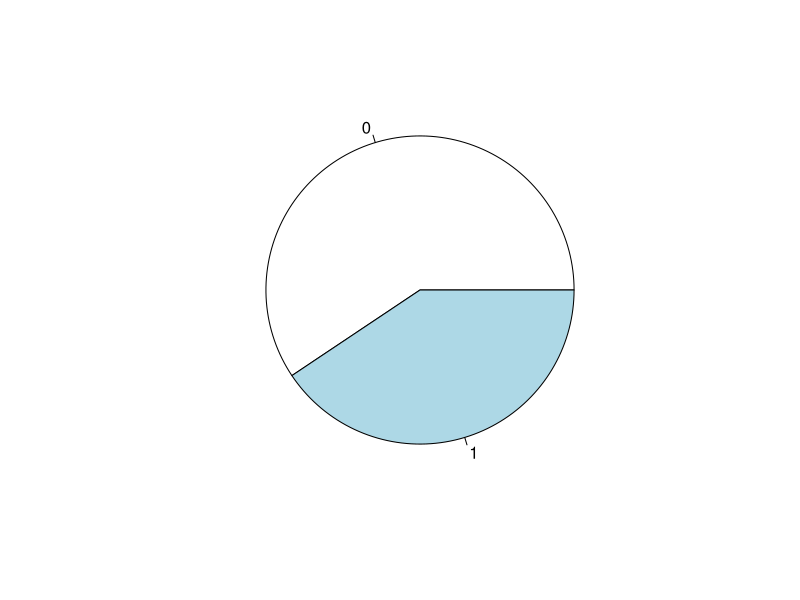
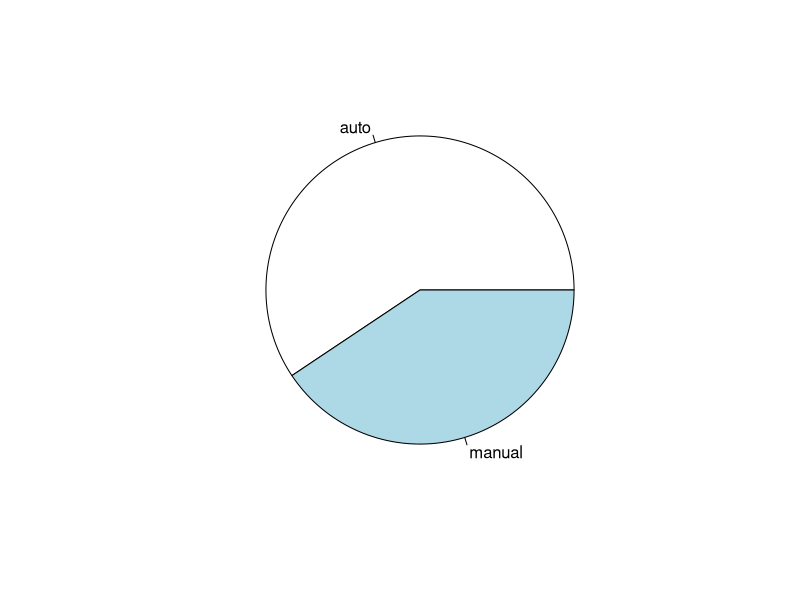
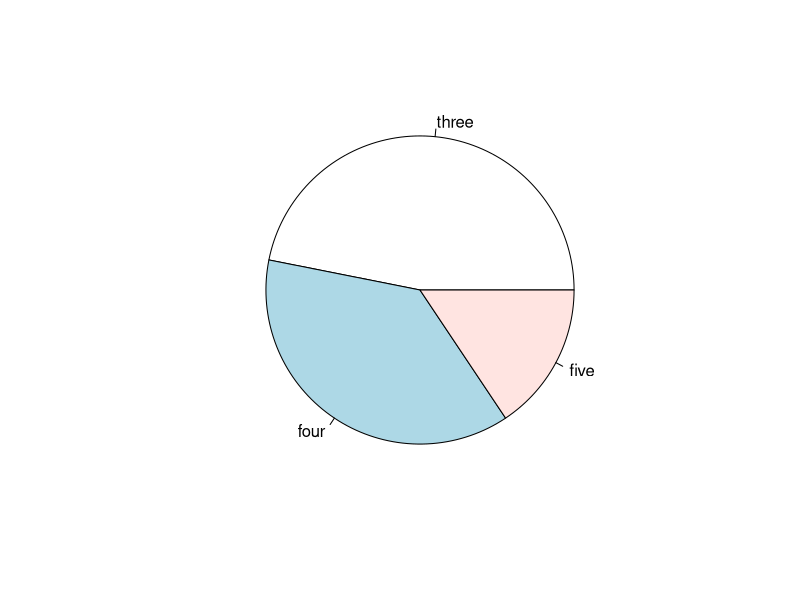
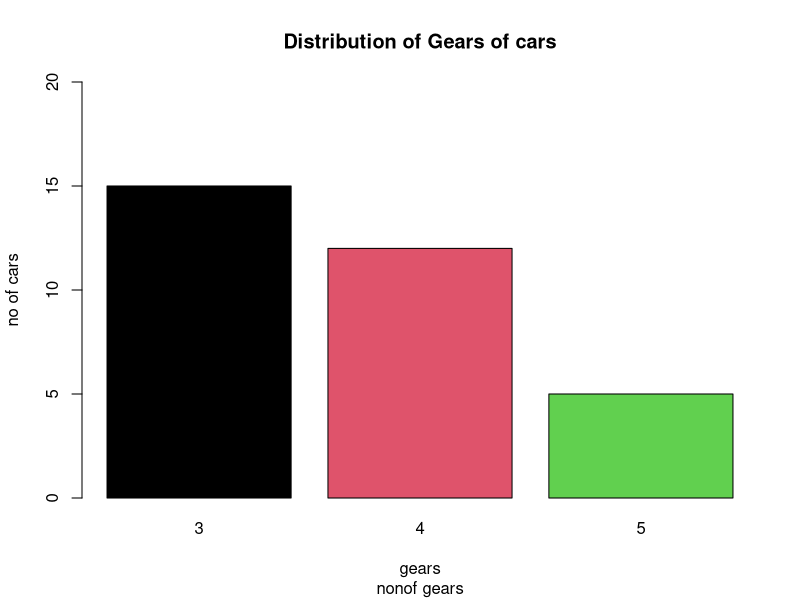

Write R code to recreate these figures, in order.
#analysis of dataset mtcars using dplyr
# file name :dplyr-mtcars.R

#learn to use deplyr package for mtcars datasets

library(dplyr)
?mtcars

str(mtcars)# finding structure of dataset
dim(mtcars) # finding rows x columns
names(mtcars) #col names
rownames(mtcars) #row names
summary(mtcars) # summary

#summary activities on mtcars

t1 = table(mtcars$am) # to find the number of cars having automatic transmission
pie(t1)
pie(t1, labels =c('auto','manual')) #pie plot for am

t2 = table(mtcars$gear)
t2
pie(t2,labels = c('three','four','five')) #pie plot for gear
barplot(t2,col=1:3,xlab ='gears',ylab='no of cars',ylim=c(0,20)) # bar plot for gear
title(main ='Distribution of Gears of cars',sub='nonof gears')

#using dlpyr %>% is chaining function
mtcars %>% select(mpg) %>% slice(1:5) #slice for row and select for columns
mtcars %>% select(mpg,gear) %>% slice(c(1:5,10))
mtcars %>% arrange(mpg)
mtcars %>% arrange(am, desc(mpg)) %>% select(am,mpg) #descending order of milage and ascending order of am
mtcars %>% mutate(rn = rownames(mtcars)) %>% select(rn,mpg) #display row name with mpg
mtcars %>% slice(seq(1,32,2)) # select every alternate row
mtcars %>% sample_n(3) #to get a random number of cars
mtcars %>% select(sample(x=c(1:11),size=2)) %>% head # to select ramdom column
mtcars %>% mutate(newmpg =mpg *1.1)
mtcars %>% group_by(am) %>% summarise(mpgMean = mean(mpg),MaxHP = max(hp),MinWT =min(wt))
mtcars %>% group_by(carb) %>% summarise(mpgMean = mean(mpg),MaxHP = max(hp),MinWT =min(wt))
count(mtcars,carb)
